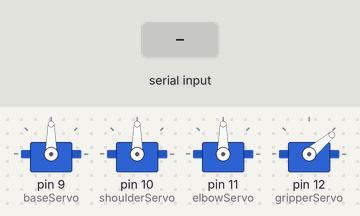
Recording of a sketch running on a simulated Arduino Uno, built with avr-gcc and run on an emulated ATmega328P. Parts: 4 × servo. Inputs (shaded band) come from the test bench.

Above: at 2.2 s.
2.3 s: "90,45,200\n" received over Serial
At 3.6 s:
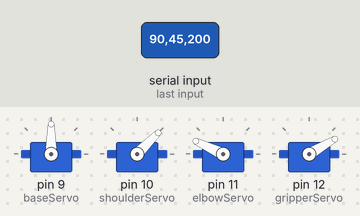
4.8 s: "30,150,10\n" received over Serial
At 6.7 s:
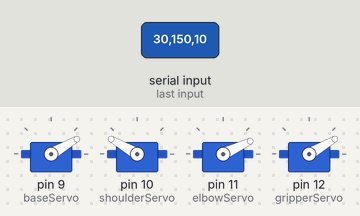
7.3 s: "90,45\n" received over Serial
At 10.1 s:
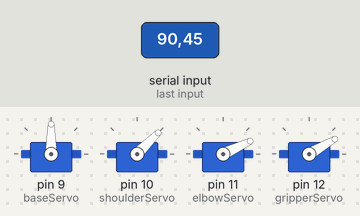
10.3 s: "30,150,10,200\n" received over Serial
At 11.5 s:
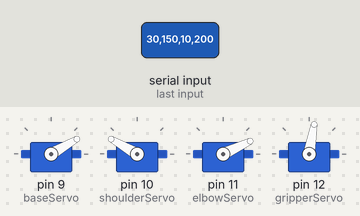
11.8 s: "30,150\n" received over Serial
At 13.1 s:
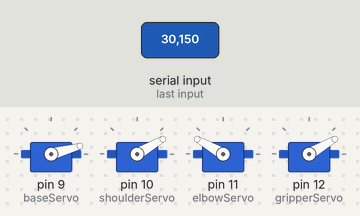
14.3 s: "1,90\n" received over Serial
At 16.9 s:
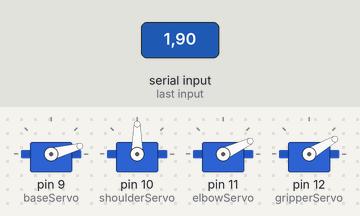
Timing chart, 0 to 18.3 s (numbered marks = the images above; inputs shaded):
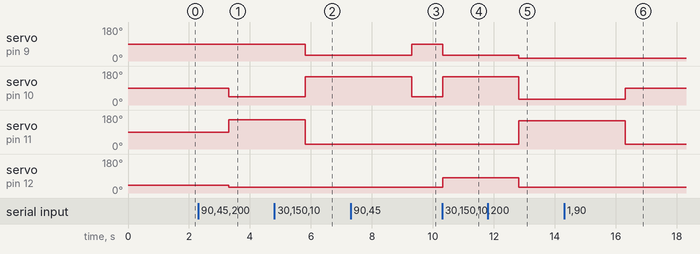

The sketch:

ardino_programm.ino
```cpp
#include <Servo.h>

Servo baseServo;
Servo shoulderServo;
Servo elbowServo;
Servo gripperServo;

int baseA = 90;
int shoulderA = 90;
int elbowA = 90;
int gripperA = 40;

void setup() {
  Serial.begin(9600);

  baseServo.attach(9);
  shoulderServo.attach(10);
  elbowServo.attach(11);
  gripperServo.attach(12);

  baseServo.write(baseA);
  shoulderServo.write(shoulderA);
  elbowServo.write(elbowA);
  gripperServo.write(gripperA);

  delay(1000);
}

void loop() {

  if (Serial.available()) {

    int b = Serial.parseInt();
    int s = Serial.parseInt();
    int e = Serial.parseInt();
    int g = Serial.parseInt();

    baseA = constrain(b, 15, 165);
    shoulderA = constrain(s, 25, 155);
    elbowA = constrain(e, 25, 155);
    gripperA = constrain(g, 30, 80);

    baseServo.write(baseA);
    shoulderServo.write(shoulderA);
    elbowServo.write(elbowA);
    gripperServo.write(gripperA);
  }
}
```

Measured:
- after the input at 2.3 s, servo on pin 10 (shoulderServo): 90° → 45° after 1.0 s; servo on pin 11 (elbowServo): 90° → 155° after 1.0 s; servo on pin 12 (gripperServo): 40° → 30° after 1.0 s
- after the input at 4.8 s, servo on pin 9 (baseServo): 90° → 30° after 1.0 s; servo on pin 10 (shoulderServo): 45° → 150° after 1.0 s; servo on pin 11 (elbowServo): 155° → 25° after 1.0 s
- after the input at 7.3 s, servo on pin 9 (baseServo): 30° → 90° after 2.0 s; servo on pin 10 (shoulderServo): 150° → 45° after 2.0 s
- after the input at 10.3 s, servo on pin 9 (baseServo): 90° → 30° at once; servo on pin 10 (shoulderServo): 45° → 150° at once; servo on pin 12 (gripperServo): 30° → 80° at once
- after the input at 11.8 s, servo on pin 9 (baseServo): 30° → 15° after 1.0 s; servo on pin 10 (shoulderServo): 150° → 30° after 1.0 s; servo on pin 11 (elbowServo): 25° → 150° after 1.0 s; servo on pin 12 (gripperServo): 80° → 30° after 1.0 s
- after the input at 14.3 s, servo on pin 10 (shoulderServo): 30° → 90° after 2.0 s; servo on pin 11 (elbowServo): 150° → 25° after 2.0 s
